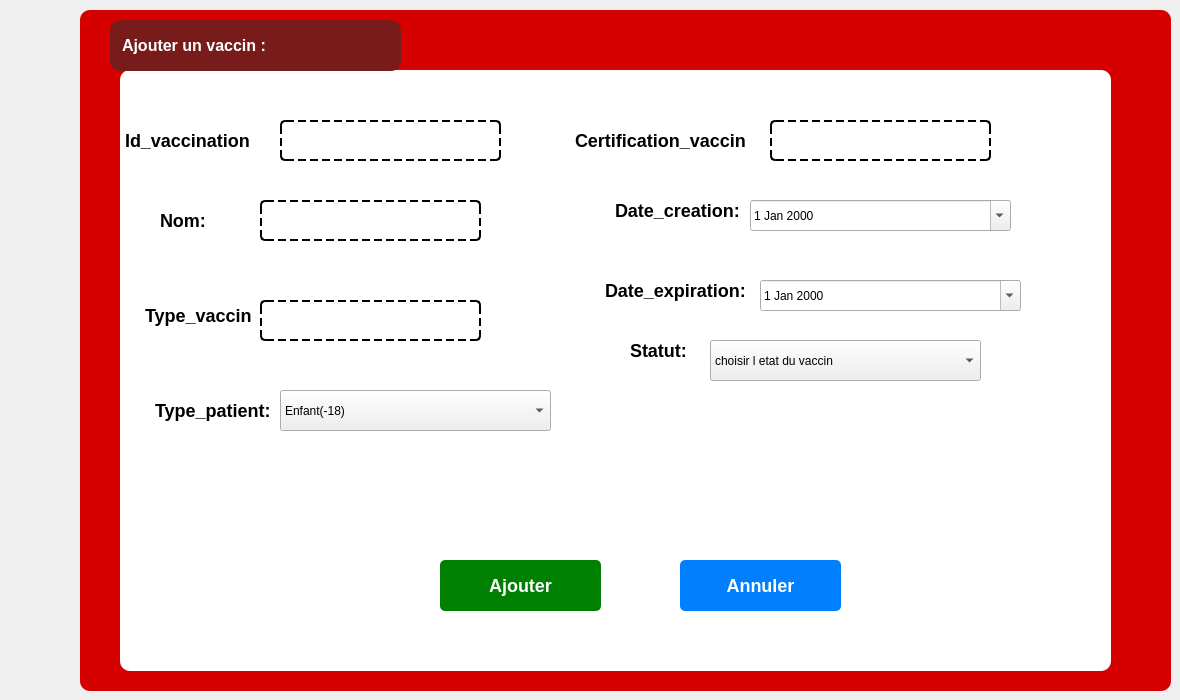
      <widget class="QWidget" name="ajoutct_8">
       <attribute name="title">
        <string>Ajout</string>
       </attribute>
       <widget class="QFrame" name="frame_16">
        <property name="geometry">
         <rect>
          <x>80</x>
          <y>10</y>
          <width>1091</width>
          <height>681</height>
         </rect>
        </property>
        <property name="styleSheet">
         <string notr="true">QFrame {
    background-color: #D60000;
    border-radius: 10px;
    padding: 10px;
}
</string>
        </property>
        <property name="frameShape">
         <enum>QFrame::Shape::StyledPanel</enum>
        </property>
        <property name="frameShadow">
         <enum>QFrame::Shadow::Raised</enum>
        </property>
        <widget class="QGroupBox" name="groupBox_15">
         <property name="geometry">
          <rect>
           <x>40</x>
           <y>60</y>
           <width>991</width>
           <height>601</height>
          </rect>
         </property>
         <property name="styleSheet">
          <string notr="true">QGroupBox {
    background-color: #FFFFFF;
    border-radius: 10px;
    border: none;
    padding: 10px;
}
QGroupBox::title {
    color: #D60000;
    font-weight: bold;
}

</string>
         </property>
         <property name="title">
          <string/>
         </property>
         <widget class="QLabel" name="label_id_2">
          <property name="geometry">
           <rect>
            <x>-10</x>
            <y>50</y>
            <width>151</width>
            <height>41</height>
           </rect>
          </property>
          <property name="styleSheet">
           <string notr="true">QLabel {
    background-color: transparent; /* Fond transparent */
    color: #000000;                /* Texte noir */
    border: none;                  /* Pas de bordure */
    font-weight: bold;             /* Texte en gras */
    font-size: 18px;               /* Taille de police de 18px */
}
</string>
          </property>
          <property name="text">
           <string>Id_vaccination:</string>
          </property>
         </widget>
         <widget class="QLineEdit" name="lineEdit_id_2">
          <property name="geometry">
           <rect>
            <x>160</x>
            <y>50</y>
            <width>221</width>
            <height>41</height>
           </rect>
          </property>
          <property name="styleSheet">
           <string notr="true">QLineEdit {
    background-color: transparent; /* Fond transparent */
    color: #000000;                /* Texte noir normal */
    font-size: 14px;               /* Taille de la police */
    border: 2px dashed #000000;    /* Bordure en pointillés épaisse */
    border-radius: 5px;            /* Coins légèrement arrondis */
    padding: 8px;                  /* Espacement interne pour le texte */
    border-style: dashed;          /* Style en pointillés */
}</string>
          </property>
         </widget>
         <widget class="QDateEdit" name="dateEdit_expiration_2">
          <property name="geometry">
           <rect>
            <x>640</x>
            <y>210</y>
            <width>261</width>
            <height>31</height>
           </rect>
          </property>
          <property name="calendarPopup">
           <bool>true</bool>
          </property>
         </widget>
         <widget class="QComboBox" name="comboBox_status_2">
          <property name="geometry">
           <rect>
            <x>590</x>
            <y>270</y>
            <width>271</width>
            <height>41</height>
           </rect>
          </property>
          <item>
           <property name="text">
            <string>choisir l etat du vaccin</string>
           </property>
          </item>
          <item>
           <property name="text">
            <string>effectuer</string>
           </property>
          </item>
          <item>
           <property name="text">
            <string>en cour</string>
           </property>
          </item>
         </widget>
         <widget class="QPushButton" name="pushButton_ajouter_2">
          <property name="geometry">
           <rect>
            <x>320</x>
            <y>490</y>
            <width>161</width>
            <height>51</height>
           </rect>
          </property>
          <property name="styleSheet">
           <string notr="true">QPushButton {
    background-color: #008000;  /* Couleur de fond verte */
    color: #FFFFFF;             /* Texte blanc */
    font-weight: bold;          /* Texte en gras */
    font-size: 18px;            /* Taille de police 16px dès le départ */
    border-radius: 5px;         /* Coins arrondis */
    padding: 5px 10px;          /* Espacement interne du bouton */
    border: none;               /* Pas de bordure */
}

QPushButton:hover {
    background-color: #006400;  /* Couleur de fond plus foncée au survol */
    color: white;               /* Texte toujours blanc */
    border-radius: 10px;        /* Coins arrondis plus marqués au survol */
    font-weight: bold;          /* Texte en gras (encore) */
    border: none;               /* Pas de bordure au survol */
}
</string>
          </property>
          <property name="text">
           <string>Ajouter</string>
          </property>
         </widget>
         <widget class="QPushButton" name="pushButton_annuler_2">
          <property name="geometry">
           <rect>
            <x>560</x>
            <y>490</y>
            <width>161</width>
            <height>51</height>
           </rect>
          </property>
          <property name="styleSheet">
           <string notr="true">QPushButton {
    background-color: #007FFF;  /* Couleur de fond bleue */
    color: #FFFFFF;             /* Texte blanc */
    font-size: 18px;            /* Augmentation de la taille de la police */
    font-weight: bold;          /* Texte en gras */
    border-radius: 5px;         /* Coins arrondis avec un rayon de 5px */
    padding: 5px 10px;          /* Espacement interne du bouton (haut/bas : 5px, gauche/droite : 10px) */
    border: none;               /* Pas de bordure */
}

QPushButton:hover {
    background-color: #005BB5;  /* Couleur de fond plus foncée au survol */
    color: #FFFFFF;             /* Texte toujours blanc */

    border-radius: 10px;        /* Coins arrondis plus marqués au survol */
    padding: 7px 12px;          /* Augmentation du padding au survol */
    border: none;               /* Pas de bordure au survol */
}
</string>
          </property>
          <property name="text">
           <string>Annuler</string>
          </property>
         </widget>
         <widget class="QLabel" name="label_nom_2">
          <property name="geometry">
           <rect>
            <x>-20</x>
            <y>130</y>
            <width>141</width>
            <height>41</height>
           </rect>
          </property>
          <property name="styleSheet">
           <string notr="true">QLabel {
    background-color: transparent; /* Fond transparent */
    color: #000000;                /* Texte noir */
    border: none;                  /* Pas de bordure */
    font-weight: bold;             /* Texte en gras */
    font-size: 18px;               /* Taille de police de 18px */
}
</string>
          </property>
          <property name="text">
           <string>         Nom:</string>
          </property>
         </widget>
         <widget class="QLabel" name="label_typev_2">
          <property name="geometry">
           <rect>
            <x>10</x>
            <y>220</y>
            <width>131</width>
            <height>51</height>
           </rect>
          </property>
          <property name="styleSheet">
           <string notr="true">QLabel {
    background-color: transparent; /* Fond transparent */
    color: #000000;                /* Texte noir */
    border: none;                  /* Pas de bordure */
    font-weight: bold;             /* Texte en gras */
    font-size: 18px;               /* Taille de police de 18px */
}
</string>
          </property>
          <property name="text">
           <string>Type_vaccin:</string>
          </property>
         </widget>
         <widget class="QLabel" name="label_certification_2">
          <property name="geometry">
           <rect>
            <x>440</x>
            <y>50</y>
            <width>201</width>
            <height>41</height>
           </rect>
          </property>
          <property name="styleSheet">
           <string notr="true">QLabel {
    background-color: transparent; /* Fond transparent */
    color: #000000;                /* Texte noir */
    border: none;                  /* Pas de bordure */
    font-weight: bold;             /* Texte en gras */
    font-size: 18px;               /* Taille de police de 18px */
}
</string>
          </property>
          <property name="text">
           <string>Certification_vaccin : </string>
          </property>
         </widget>
         <widget class="QLabel" name="label_expiration_2">
          <property name="geometry">
           <rect>
            <x>470</x>
            <y>200</y>
            <width>181</width>
            <height>41</height>
           </rect>
          </property>
          <property name="styleSheet">
           <string notr="true">QLabel {
    background-color: transparent; /* Fond transparent */
    color: #000000;                /* Texte noir */
    border: none;                  /* Pas de bordure */
    font-weight: bold;             /* Texte en gras */
    font-size: 18px;               /* Taille de police de 18px */
}
</string>
          </property>
          <property name="text">
           <string>Date_expiration:</string>
          </property>
         </widget>
         <widget class="QLabel" name="label_cration_2">
          <property name="geometry">
           <rect>
            <x>420</x>
            <y>120</y>
            <width>251</width>
            <height>41</height>
           </rect>
          </property>
          <property name="styleSheet">
           <string notr="true">QLabel {
    background-color: transparent; /* Fond transparent */
    color: #000000;                /* Texte noir */
    border: none;                  /* Pas de bordure */
    font-weight: bold;             /* Texte en gras */
    font-size: 18px;               /* Taille de police de 18px */
}
</string>
          </property>
          <property name="text">
           <string>            Date_creation:</string>
          </property>
         </widget>
         <widget class="QLabel" name="label_status_3">
          <property name="geometry">
           <rect>
            <x>420</x>
            <y>260</y>
            <width>161</width>
            <height>41</height>
           </rect>
          </property>
          <property name="styleSheet">
           <string notr="true">QLabel {
    background-color: transparent; /* Fond transparent */
    color: #000000;                /* Texte noir */
    border: none;                  /* Pas de bordure */
    font-weight: bold;             /* Texte en gras */
    font-size: 18px;               /* Taille de police de 18px */
}
</string>
          </property>
          <property name="text">
           <string>               Statut:</string>
          </property>
         </widget>
         <widget class="QLabel" name="label_typep_2">
          <property name="geometry">
           <rect>
            <x>20</x>
            <y>320</y>
            <width>141</width>
            <height>41</height>
           </rect>
          </property>
          <property name="styleSheet">
           <string notr="true">QLabel {
    background-color: transparent; /* Fond transparent */
    color: #000000;                /* Texte noir */
    border: none;                  /* Pas de bordure */
    font-weight: bold;             /* Texte en gras */
    font-size: 18px;               /* Taille de police de 18px */
}
</string>
          </property>
          <property name="text">
           <string>Type_patient:</string>
          </property>
         </widget>
         <widget class="QLineEdit" name="lineEdit_nom_2">
          <property name="geometry">
           <rect>
            <x>140</x>
            <y>130</y>
            <width>221</width>
            <height>41</height>
           </rect>
          </property>
          <property name="styleSheet">
           <string notr="true">QLineEdit {
    background-color: transparent; /* Fond transparent */
    color: #000000;                /* Texte noir normal */
    font-size: 14px;               /* Taille de la police */
    border: 2px dashed #000000;    /* Bordure en pointillés épaisse */
    border-radius: 5px;            /* Coins légèrement arrondis */
    padding: 8px;                  /* Espacement interne pour le texte */
    border-style: dashed;          /* Style en pointillés */
}</string>
          </property>
         </widget>
         <widget class="QLineEdit" name="lineEdit_typev_2">
          <property name="geometry">
           <rect>
            <x>140</x>
            <y>230</y>
            <width>221</width>
            <height>41</height>
           </rect>
          </property>
          <property name="styleSheet">
           <string notr="true">QLineEdit {
    background-color: transparent; /* Fond transparent */
    color: #000000;                /* Texte noir normal */
    font-size: 14px;               /* Taille de la police */
    border: 2px dashed #000000;    /* Bordure en pointillés épaisse */
    border-radius: 5px;            /* Coins légèrement arrondis */
    padding: 8px;                  /* Espacement interne pour le texte */
    border-style: dashed;          /* Style en pointillés */
}</string>
          </property>
         </widget>
         <widget class="QDateEdit" name="dateEdit_creation_2">
          <property name="geometry">
           <rect>
            <x>630</x>
            <y>130</y>
            <width>261</width>
            <height>31</height>
           </rect>
          </property>
          <property name="calendarPopup">
           <bool>true</bool>
          </property>
         </widget>
         <widget class="QComboBox" name="comboBox_typep">
          <property name="geometry">
           <rect>
            <x>160</x>
            <y>320</y>
            <width>271</width>
            <height>41</height>
           </rect>
          </property>
          <item>
           <property name="text">
            <string>Enfant(-18)</string>
           </property>
          </item>
          <item>
           <property name="text">
            <string>Adulte</string>
           </property>
          </item>
          <item>
           <property name="text">
            <string>Senior(+50)</string>
           </property>
          </item>
         </widget>
         <widget class="QLineEdit" name="lineEdit_certification_2">
          <property name="geometry">
           <rect>
            <x>650</x>
            <y>50</y>
            <width>221</width>
            <height>41</height>
           </rect>
          </property>
          <property name="styleSheet">
           <string notr="true">QLineEdit {
    background-color: transparent; /* Fond transparent */
    color: #000000;                /* Texte noir normal */
    font-size: 14px;               /* Taille de la police */
    border: 2px dashed #000000;    /* Bordure en pointillés épaisse */
    border-radius: 5px;            /* Coins légèrement arrondis */
    padding: 8px;                  /* Espacement interne pour le texte */
    border-style: dashed;          /* Style en pointillés */
}</string>
          </property>
         </widget>
        </widget>
        <widget class="QLabel" name="label_1">
         <property name="geometry">
          <rect>
           <x>30</x>
           <y>10</y>
           <width>291</width>
           <height>51</height>
          </rect>
         </property>
         <property name="styleSheet">
          <string notr="true">QLabel {
    background-color: #781b1b;  /* Couleur de fond bordeaux */
    color: #FFFFFF;             /* Texte blanc */
    font-weight: bold;          /* Texte en gras */
    font-size: 16px;            /* Taille du texte */
    border-radius: 10px;        /* Coins arrondis */
    padding: 8px;               /* Espacement intérieur */
    text-align: center;         /* Centrage du texte */
}
</string>
         </property>
         <property name="text">
          <string>Ajouter un vaccin :</string>
         </property>
        </widget>
       </widget>
      </widget>
